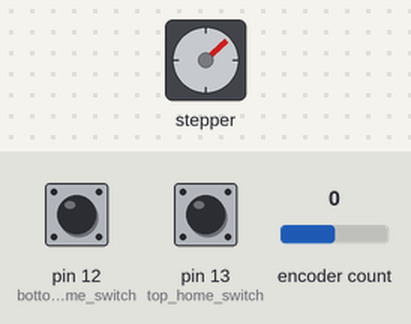
Bench run of a sketch on a simulated Arduino Uno, built with avr-gcc and run on an emulated ATmega328P. On the bench: stepper motor. Inputs (shaded band) come from the test bench; at power-on: pin 13 (top_home_switch) HIGH, pin 12 (bottom_home_switch) HIGH, encoder count 0. Stepper angles assume 200 steps per turn; what the sketch prints to the serial monitor is not drawn.

Above: at 0.8 s.
0.9 s: pin 13 (top_home_switch) pulled LOW for 0.15 s
At 1.05 s:
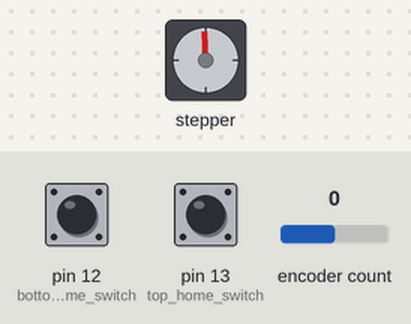
3.9 s: pin 12 (bottom_home_switch) pulled LOW for 0.15 s
At 3.9 s:
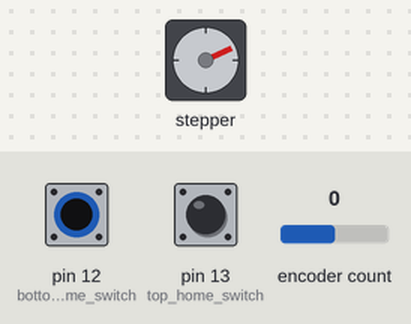
7.0 s: encoder count set to 1
Timing chart, 0 to 62.5 s (numbered marks = the images above; inputs shaded):
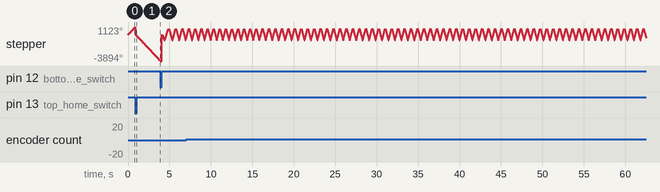

The sketch:

WaveMakerAlpha0.7.5.ino
```cpp
#include <AccelStepper.h>
#include <Encoder.h>

#define top_home_switch 13                                                                                                     //Attach limit switch to pin 9
#define bottom_home_switch 12
#define stepper_enable 7
#define run_switch 11

AccelStepper stepper(1, 5, 6);                                                                                            //Stepper 1 with 5-PUL and 6-DIR
Encoder rotary_encoder(2, 3);                                                                                             //Coder Defined on pins 2 and 3 (Hardware interupt pins)

double top_motorStep = 0;
double bottom_motorStep = 0;
double initial_homing=-1;                                                                                                   //Used to Home Stepper at startup
double top_position = 0;
double bottom_position = 0;
double current_position = 0;
double homing_delay = 1;
double ppc = 0;
double spc = 0;
double center_position = 0;
double center_step = 0;
double position_resolution = 25;
double step_resolution = 25;
double period_resolution = 25;
double amplitude_step = 0;
double stpR = 0;
double timeSplit = 0;                                                                                          //A ratio precomputed for efficiency
double maxSpd = 0;                                                //Setting stepper speed in steps/second
double maxAccel = 0;
double currentSpeed = 0;                                                                                             //Initializing a variable for recursive speed calibration
double currentAccel = 0;                                                                                           //Initializing a variable for recursive acceleration calibration
double timeScale = 0;                                                                                                     //Initializing timescale
int i = 1;
int iteration_max = 30;//Simple boolean integer to skip first oscillation
double halfPeriodMillis = 0;                                                                              //Target halfperiod in milliseconds
unsigned long loopStartTime = 0;                                                                                          //Variable used to store when the movement starts
unsigned long loopStopTime = 0;                                                                                           //Variable used to store when the movement ends
unsigned long deltaTime = 0;                                                                                              //Variable used to store time difference
bool Calibration = false;
double LRC = 1.3;

double limit_distance = 22.855;
double center_cm = 15;
double amplitude = 5;
double period = 0.65;
double ratio = 0.3333333;


void setup() {
  Serial.begin(9600);                                                                                                     //Open up the serial port with a 9600 baud rate
  pinMode(top_home_switch, INPUT_PULLUP);                                                                                     //Initilaizing the limit switch to port 9 as an input with pullup resistor
  pinMode(bottom_home_switch, INPUT_PULLUP);                                                                                     //Initilaizing the limit switch to port 9 as an input with pullup resistor
  pinMode(run_switch, INPUT_PULLUP);
  pinMode(stepper_enable, OUTPUT);
  delay(5);                                                                                                               //Wait a bit
  digitalWrite(stepper_enable, LOW);                                                                                      //Set Acceleration of Stepper
  Serial.print("Stepper is Homing . . . . . . . . . . . ");                                                               //Inform user that the homing process is being completed
  Serial.println(" ");                                                               //Inform user that the homing process is being completed


  stepper.setCurrentPosition(0);                                                                                          //Set the current position as zero for now
  stepper.setMaxSpeed(100000.0);                                                                                             //Set Max Speed of Stepper (Slower to get better accuracy)
  stepper.setAcceleration(100000.0);                                                                                         //Set Acceleration of Stepper

    while (digitalRead(top_home_switch)) {                                                                                    //Make the Stepper move CW until the switch is activated
    stepper.moveTo(initial_homing);
    stepper.runSpeed();                                                                                                        //Set the position to move to
    initial_homing++;                                                                                                     //Decrease by 1 for next move if needed                                                                                                        //Start moving the stepper
    delay(homing_delay);
}
  stepper.setCurrentPosition(0); //Set current position as origin
  rotary_encoder.write(0);
  top_motorStep = rotary_encoder.read();
  initial_homing=1;


    while (digitalRead(bottom_home_switch)) {                                                                                    //Make the Stepper move CCW until the switch is activated
    stepper.moveTo(initial_homing);
    stepper.runSpeed();                                                                                                        //Set the position to move to
    initial_homing--;                                                                                                     //Decrease by 1 for next move if needed                                                                                                        //Start moving the stepper
    delay(homing_delay);
}
  bottom_motorStep = stepper.currentPosition();
  bottom_position = rotary_encoder.read();
  initial_homing=0;

  ppc = bottom_position/limit_distance;
  spc = bottom_motorStep/limit_distance;
  center_position = top_position + ppc*center_cm;
  center_step = spc*center_cm;
  current_position = rotary_encoder.read();
  stpR = bottom_motorStep/bottom_position;

Serial.print("Encoder Top Position: ");
Serial.println(top_position);
Serial.print("Encoder Bottom Position: ");
Serial.println(bottom_position);

Serial.print("Motor Top Position: ");
Serial.println(top_motorStep);
Serial.print("Motor Bottom Position: ");
Serial.println(bottom_motorStep);

Serial.print("Pulses/cm: ");
Serial.println(ppc);
Serial.print("Steps/cm: ");
Serial.println(spc);
Serial.print("Steps to Pulse Ratio: ");
Serial.println(stpR);

    while (abs(current_position - center_position) > position_resolution) {                                                                                    //Make the Stepper move CW until the switch is activated
    stepper.moveTo(initial_homing);
    stepper.setSpeed(500.00);
    stepper.run();                                                                                                       //Set the position to move to
    initial_homing++;                                                                                                     //Decrease by 1 for next move if needed                                                                                                        //Start moving the stepper
    delay(homing_delay);
    current_position = rotary_encoder.read();
    }

  stepper.setCurrentPosition(0);
  rotary_encoder.write(0);
  amplitude_step = spc*amplitude;

//----------------------------------------------------------------CALIBRATION--------------------------------------------------------------------------------------\\
                                                                                              //A ratio precomputed for efficiency
currentSpeed = abs(ceil(LRC*((4*amplitude_step)/period)));                                                                                             //Initializing a variable for recursive speed calibration
currentAccel = abs(ceil(LRC*((9*amplitude_step)/(ratio*(period*period)))));
halfPeriodMillis = 0.5*period*1000;//Setting stepper acceleration in steps/(second)^2
Serial.println("Half Period: ");
Serial.println(halfPeriodMillis);

i = 1;

Serial.print("Speed: ");
Serial.println(currentSpeed);
Serial.print("Accel: ");
Serial.println(currentAccel);

digitalWrite(stepper_enable, HIGH);
  stepper.setMaxSpeed(currentSpeed);                                                                                            //Setting the initial stepper target speed
  stepper.setAcceleration(currentAccel);                                                                                      //Setting the initial stepper acceleration
  stepper.moveTo(amplitude_step);                                                                                               //Start the moving process
Serial.print("Calibrating.... ");

  while(Calibration == false) {
      if (stepper.distanceToGo() == 0){                                                                                     //If at the end of the movement
        loopStopTime = millis();
       //When the movement is stopping
        deltaTime = loopStopTime-loopStartTime;                                                                             //Calculating the time taken barring the first loop
          if (i != 1 && abs(deltaTime-halfPeriodMillis) > period_resolution && i<= iteration_max ){                                                            //If not on the first loop and not accurate period
              timeScale = (deltaTime/halfPeriodMillis);                                                                   //Calculating ratio of actual time to target time
              currentSpeed = (currentSpeed * timeScale);
              Serial.print("Iteration: ");
              Serial.println(i);
              currentAccel = (currentAccel * timeScale);                                                                    //Proportionally scaling the steppers acceleration
              stepper.setMaxSpeed(currentSpeed);                                                                          //Changing the steppers speed
              stepper.setAcceleration(currentAccel);                                                                      //Changing the steppers accceleration
           }
           else if (i > iteration_max){
            Serial.print(" Calibration Failed ");
            Serial.print(" Please increase period and/or reduce amplitude." );
            Serial.print("Minimum Period: ");
            Serial.println(deltaTime*2);
           }
        loopStartTime = millis();                                                                                          //Store when the movement process starts
        stepper.moveTo(-stepper.currentPosition());   //Change target position to the opposite direction
        i++;     //Tell the program that the first period is completed

    }

      if (i != 1 && abs(deltaTime-halfPeriodMillis) <= period_resolution){
        Serial.print(" Calibration Complete ");
        Calibration = true;
      }

      stepper.run();                                                                                                      //Make the Stepper move
  }

  stepper.setMaxSpeed(currentSpeed);                                                                                            //Setting the calibrated stepper speed
  stepper.setAcceleration(currentAccel);                                                                                        //Setting the calibrated stepper acceleration
  stepper.runToNewPosition(0);
  digitalWrite(stepper_enable, LOW);
  delay(5);
  Serial.println("Push toggle switch to begin.");
}
void loop() {
  if(digitalRead(run_switch)==LOW && digitalRead(top_home_switch) && digitalRead(bottom_home_switch)){
    if(abs(amplitude_step - stepper.currentPosition())> step_resolution){

    stepper.moveTo(amplitude_step);
    stepper.run();
    stepper.setCurrentPosition(stpR*rotary_encoder.read());
    } else{
      Serial.println( millis()/1000);
      amplitude_step = -amplitude_step;
    }
  }
}
```
